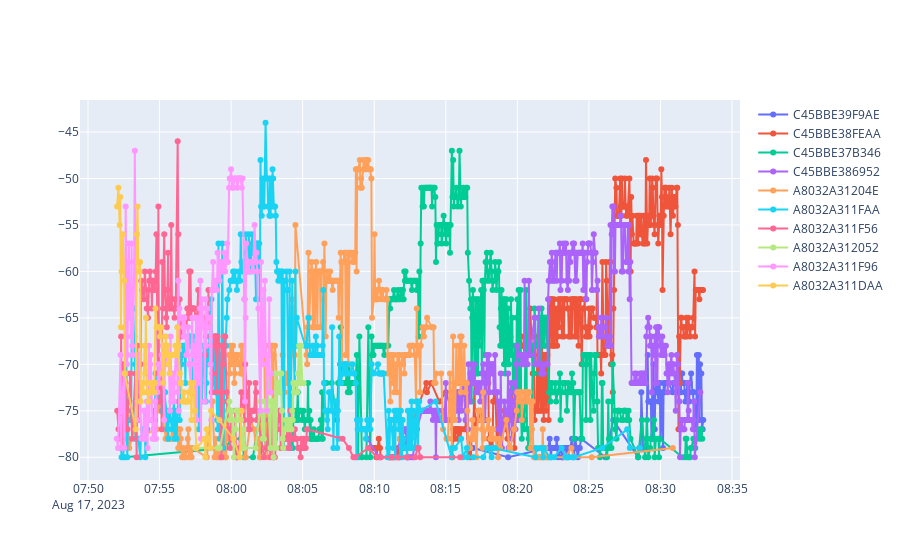

The notebook cell this image was saved under:
### Markdown cell above
### Raw data vizualisation in a graph

### Code cell
fig=rssi_viewer(rssi_df)
